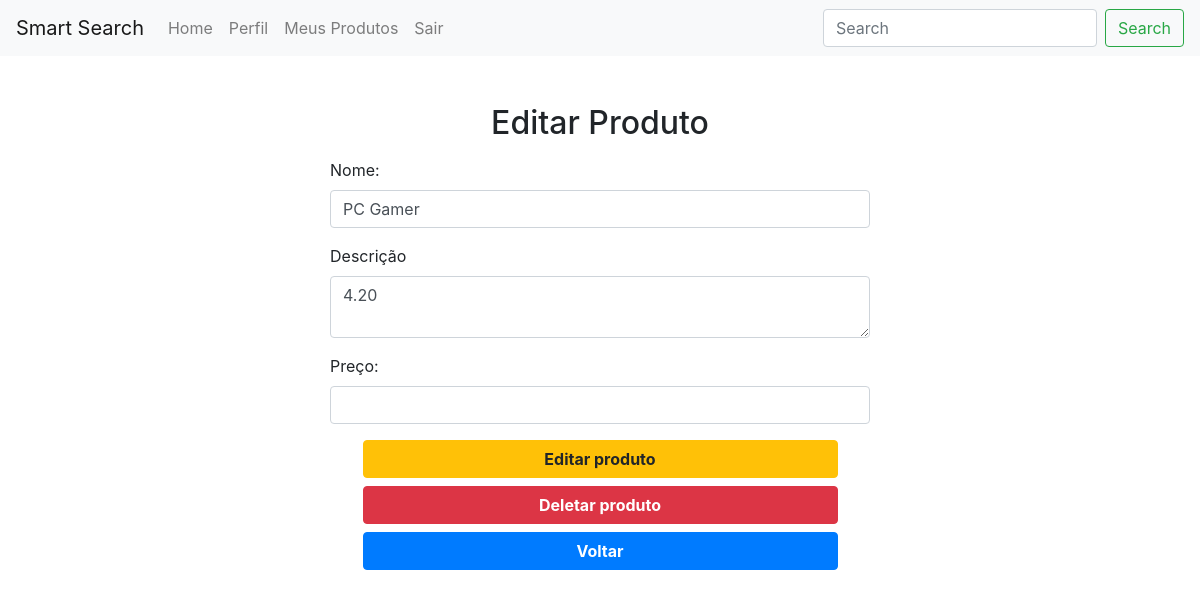
Page /produtos/editar-produto.php?p=2 (signed in) on the earlier database version.
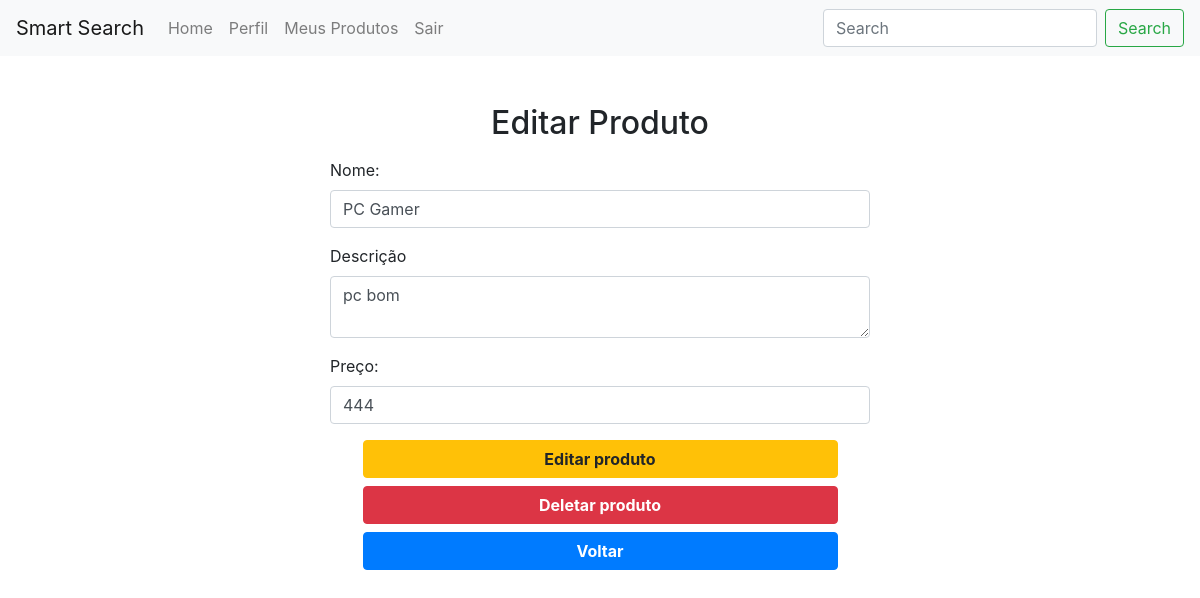
Same page on the later database version.
### tables this page shows
CREATE TABLE produto (
    cd_produto INTEGER PRIMARY KEY,
    nm_produto VARCHAR(50),
    vl_produto DECIMAL,
    ds_produto VARCHAR(100),
    fk_loja_produto INTEGER,
CONSTRAINT FK_loja_produto
    FOREIGN KEY (fk_loja_produto)
    REFERENCES loja (cd_cnpj)
);

### produtos/editar-produto.php (the view, shortened to what this page needs)
<?php
try {
  require $_SERVER['DOCUMENT_ROOT'] . '/php/cliente.php';
    $select = "select * from produto p join loja l on l.cd_cnpj = p.fk_loja_produto join usuario u on u.cd_usuario = l.fk_usuario_loja where u.cd_usuario = ? and cd_produto = ?;";
    $cmd = $conexao->prepare($select);
    $cmd->bindParam(1, $_SESSION['id']);
    $cmd->bindParam(2, $_GET['p']);
    $cmd->execute();
    $v = $cmd->fetch();
} catch (Exception $e) {
  echo $e->getMessage();
}
?>
<!DOCTYPE html>
<html lang="pt-br">
<head>
	<?php include '../php/links-head.php'; ?>
</head>
<body>
	<?php include '../php/nav-bar.php'; ?>
  <div class="container mt-5">
    <h2 class="text-center mb-3">Editar Produto</h2>
    <form class="row justify-content-center" method="POST">
      <div class="form-group col-md-6">
        <label>Nome:</label>
        <input type="text" class="form-control" name="nome_produto" value="<?=$v['nm_produto']?>" required="">
      </div>
      <div class="form-group col-md-6">
        <label>Descrição</label>
        <textarea class="form-control" name="descricao_prod" maxlength="100" required=""><?=$v['ds_produto']?></textarea>
      </div>
      <div class="form-group col-md-6">
        <label>Preço:</label>
        <input type="number" class="form-control" name="preco_produto" id="preco_produto" step="any" value="<?=$v['vl_produto']?>" required="">
      </div>
       <button type="submit" class="btn btn-warning col-5 mb-2 font-weight-bold" name="submit" value="edit">Editar produto</button>
       <button type="submit" class="btn btn-danger col-5 mb-2 font-weight-bold" name="submit" value="delete">Deletar produto</button>
      <a href="index.php" class="btn btn-primary col-5 mb-5 font-weight-bold">Voltar</a>
  </div>
</body>
</html>

Differences in the rows shown:
changed produto "PC Gamer": descricao_prod "4.20" → "pc bom"; preco_produto (not shown) → "444"
